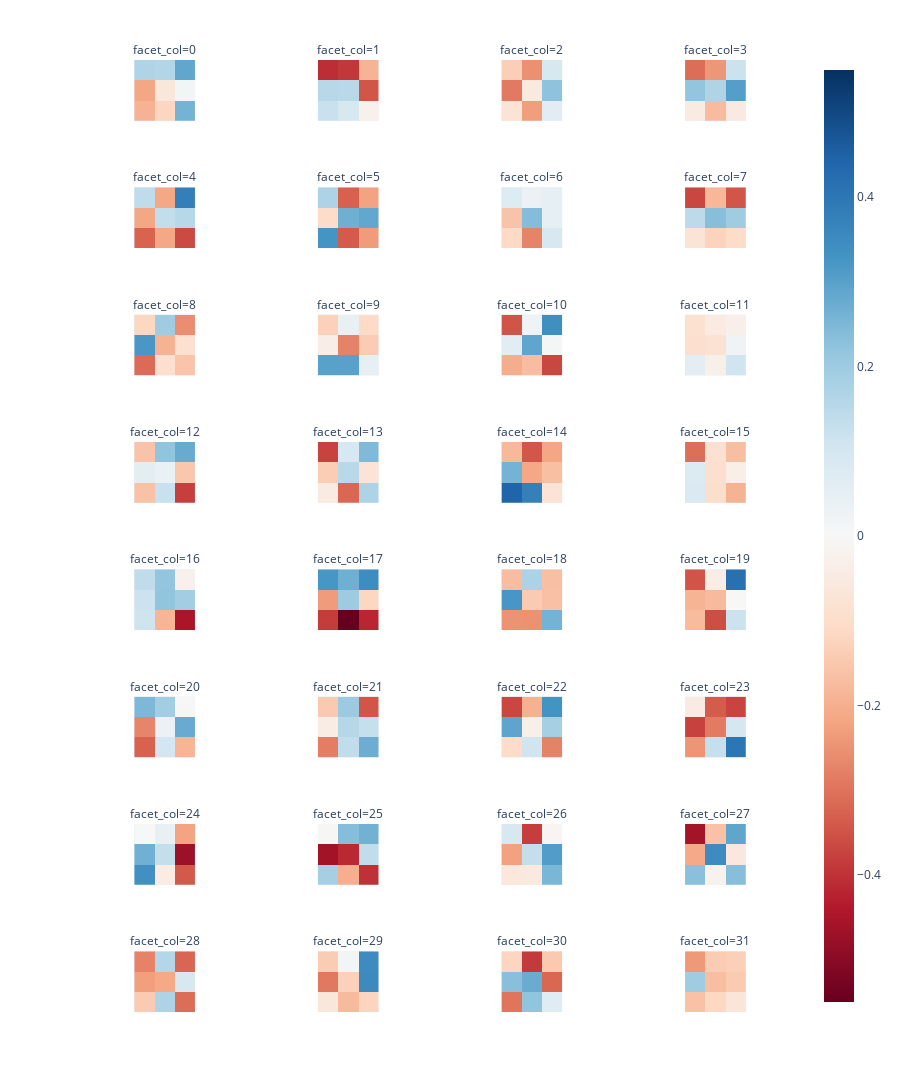

This figure's notebook cell:
### Markdown cell above
### Example of model interpretability

Display the first conv2d layer from our initial model (simpleCNN)

### Code cell
fig = px.imshow(simpleCNN_model.conv1.weight.detach().clone()[:, 0, ...].cpu().numpy(), facet_col=0, facet_col_wrap=4, height=1500, facet_col_spacing=0, facet_row_spacing=0, color_continuous_scale="RdBu", color_continuous_midpoint=0)
fig.update_xaxes(showticklabels=False).update_yaxes(showticklabels=False)

### Figure 1 — Plotly figure (JSON) as saved in the notebook; plotly's stock layout.template omitted (floating-point values rounded to 4 significant figures)
{"data": [{"coloraxis": "coloraxis", "hovertemplate": "x: %{x}<br>y: %{y}<br>color: %{z}<extra></extra>", "name": "0", "type": "heatmap", "xaxis": "x29", "yaxis": "y29", "z": [[0.1691, 0.1637, 0.289], [-0.2165, -0.06348, 0.01417], [-0.193, -0.1202, 0.2599]]}, {"coloraxis": "coloraxis", "hovertemplate": "x: %{x}<br>y: %{y}<br>color: %{z}<extra></extra>", "name": "1", "type": "heatmap", "xaxis": "x30", "yaxis": "y30", "z": [[-0.4085, -0.3909, -0.1898], [0.1543, 0.1518, -0.3446], [0.1236, 0.09196, -0.0268]]}, {"coloraxis": "coloraxis", "hovertemplate": "x: %{x}<br>y: %{y}<br>color: %{z}<extra></extra>", "name": "2", "type": "heatmap", "xaxis": "x31", "yaxis": "y31", "z": [[-0.1361, -0.2523, 0.09186], [-0.2887, -0.05669, 0.2258], [-0.07675, -0.2312, 0.06102]]}, {"coloraxis": "coloraxis", "hovertemplate": "x: %{x}<br>y: %{y}<br>color: %{z}<extra></extra>", "name": "3", "type": "heatmap", "xaxis": "x32", "yaxis": "y32", "z": [[-0.3086, -0.2417, 0.1194], [0.2174, 0.168, 0.3058], [-0.04862, -0.1757, -0.0532]]}, {"coloraxis": "coloraxis", "hovertemplate": "x: %{x}<br>y: %{y}<br>color: %{z}<extra></extra>", "name": "4", "type": "heatmap", "xaxis": "x25", "yaxis": "y25", "z": [[0.1424, -0.2141, 0.378], [-0.2167, 0.1361, 0.1558], [-0.3242, -0.2141, -0.3635]]}, {"coloraxis": "coloraxis", "hovertemplate": "x: %{x}<br>y: %{y}<br>color: %{z}<extra></extra>", "name": "5", "type": "heatmap", "xaxis": "x26", "yaxis": "y26", "z": [[0.1717, -0.3278, -0.2226], [-0.1027, 0.2693, 0.287], [0.3266, -0.3373, -0.2359]]}, {"coloraxis": "coloraxis", "hovertemplate": "x: %{x}<br>y: %{y}<br>color: %{z}<extra></extra>", "name": "6", "type": "heatmap", "xaxis": "x27", "yaxis": "y27", "z": [[0.07578, 0.03573, 0.05033], [-0.158, 0.2394, 0.05167], [-0.113, -0.2719, 0.0916]]}, {"coloraxis": "coloraxis", "hovertemplate": "x: %{x}<br>y: %{y}<br>color: %{z}<extra></extra>", "name": "7", "type": "heatmap", "xaxis": "x28", "yaxis": "y28", "z": [[-0.3679, -0.1841, -0.3457], [0.1462, 0.2348, 0.1959], [-0.07465, -0.1267, -0.1066]]}, {"coloraxis": "coloraxis", "hovertemplate": "x: %{x}<br>y: %{y}<br>color: %{z}<extra></extra>", "name": "8", "type": "heatmap", "xaxis": "x21", "yaxis": "y21", "z": [[-0.1182, 0.1967, -0.2579], [0.3209, -0.1917, -0.08767], [-0.3123, -0.09395, -0.1564]]}, {"coloraxis": "coloraxis", "hovertemplate": "x: %{x}<br>y: %{y}<br>color: %{z}<extra></extra>", "name": "9", "type": "heatmap", "xaxis": "x22", "yaxis": "y22", "z": [[-0.1313, 0.04214, -0.1083], [-0.03566, -0.2747, -0.1405], [0.3001, 0.2995, 0.04632]]}, {"coloraxis": "coloraxis", "hovertemplate": "x: %{x}<br>y: %{y}<br>color: %{z}<extra></extra>", "name": "10", "type": "heatmap", "xaxis": "x23", "yaxis": "y23", "z": [[-0.3488, 0.02409, 0.339], [0.06398, 0.2906, 0.008667], [-0.2026, -0.1724, -0.3689]]}, {"coloraxis": "coloraxis", "hovertemplate": "x: %{x}<br>y: %{y}<br>color: %{z}<extra></extra>", "name": "11", "type": "heatmap", "xaxis": "x24", "yaxis": "y24", "z": [[-0.08921, -0.0503, -0.03082], [-0.09435, -0.08323, 0.02173], [0.05901, -0.03226, 0.1095]]}, {"coloraxis": "coloraxis", "hovertemplate": "x: %{x}<br>y: %{y}<br>color: %{z}<extra></extra>", "name": "12", "type": "heatmap", "xaxis": "x17", "yaxis": "y17", "z": [[-0.1583, 0.221, 0.2786], [0.05762, 0.03905, -0.1511], [-0.1611, 0.1235, -0.3798]]}, {"coloraxis": "coloraxis", "hovertemplate": "x: %{x}<br>y: %{y}<br>color: %{z}<extra></extra>", "name": "13", "type": "heatmap", "xaxis": "x18", "yaxis": "y18", "z": [[-0.3737, 0.09414, 0.2435], [-0.1387, 0.1523, -0.07519], [-0.04718, -0.3183, 0.1728]]}, {"coloraxis": "coloraxis", "hovertemplate": "x: %{x}<br>y: %{y}<br>color: %{z}<extra></extra>", "name": "14", "type": "heatmap", "xaxis": "x19", "yaxis": "y19", "z": [[-0.1801, -0.344, -0.2169], [0.2605, -0.2134, -0.1666], [0.4432, 0.3767, -0.07699]]}, {"coloraxis": "coloraxis", "hovertemplate": "x: %{x}<br>y: %{y}<br>color: %{z}<extra></extra>", "name": "15", "type": "heatmap", "xaxis": "x20", "yaxis": "y20", "z": [[-0.3063, -0.08499, -0.1692], [0.07932, -0.09483, -0.03369], [0.08275, -0.09757, -0.1909]]}, {"coloraxis": "coloraxis", "hovertemplate": "x: %{x}<br>y: %{y}<br>color: %{z}<extra></extra>", "name": "16", "type": "heatmap", "xaxis": "x13", "yaxis": "y13", "z": [[0.1393, 0.2184, -0.0259], [0.119, 0.2207, 0.1928], [0.1139, -0.1867, -0.4521]]}, {"coloraxis": "coloraxis", "hovertemplate": "x: %{x}<br>y: %{y}<br>color: %{z}<extra></extra>", "name": "17", "type": "heatmap", "xaxis": "x14", "yaxis": "y14", "z": [[0.3238, 0.269, 0.3453], [-0.2352, 0.198, -0.1183], [-0.3849, -0.5499, -0.4195]]}, {"coloraxis": "coloraxis", "hovertemplate": "x: %{x}<br>y: %{y}<br>color: %{z}<extra></extra>", "name": "18", "type": "heatmap", "xaxis": "x15", "yaxis": "y15", "z": [[-0.1724, 0.1763, -0.1663], [0.3226, -0.1438, -0.1646], [-0.2489, -0.2503, 0.2597]]}, {"coloraxis": "coloraxis", "hovertemplate": "x: %{x}<br>y: %{y}<br>color: %{z}<extra></extra>", "name": "19", "type": "heatmap", "xaxis": "x16", "yaxis": "y16", "z": [[-0.348, -0.03941, 0.4148], [-0.1902, -0.1776, -0.001722], [-0.1755, -0.3575, 0.1188]]}, {"coloraxis": "coloraxis", "hovertemplate": "x: %{x}<br>y: %{y}<br>color: %{z}<extra></extra>", "name": "20", "type": "heatmap", "xaxis": "x9", "yaxis": "y9", "z": [[0.2477, 0.191, 0.003285], [-0.2715, 0.03423, 0.2764], [-0.3269, 0.1008, -0.1876]]}, {"coloraxis": "coloraxis", "hovertemplate": "x: %{x}<br>y: %{y}<br>color: %{z}<extra></extra>", "name": "21", "type": "heatmap", "xaxis": "x10", "yaxis": "y10", "z": [[-0.1457, 0.2038, -0.3451], [-0.04182, 0.1597, 0.1297], [-0.283, 0.1384, 0.2734]]}, {"coloraxis": "coloraxis", "hovertemplate": "x: %{x}<br>y: %{y}<br>color: %{z}<extra></extra>", "name": "22", "type": "heatmap", "xaxis": "x11", "yaxis": "y11", "z": [[-0.3694, -0.1953, 0.3303], [0.2927, -0.03152, 0.1844], [-0.1038, 0.109, -0.275]]}, {"coloraxis": "coloraxis", "hovertemplate": "x: %{x}<br>y: %{y}<br>color: %{z}<extra></extra>", "name": "23", "type": "heatmap", "xaxis": "x12", "yaxis": "y12", "z": [[-0.04555, -0.3359, -0.3723], [-0.3768, -0.2876, 0.09775], [-0.246, 0.1299, 0.401]]}, {"coloraxis": "coloraxis", "hovertemplate": "x: %{x}<br>y: %{y}<br>color: %{z}<extra></extra>", "name": "24", "type": "heatmap", "xaxis": "x5", "yaxis": "y5", "z": [[0.002791, 0.04149, -0.2209], [0.2659, 0.1328, -0.4724], [0.3373, -0.0466, -0.3386]]}, {"coloraxis": "coloraxis", "hovertemplate": "x: %{x}<br>y: %{y}<br>color: %{z}<extra></extra>", "name": "25", "type": "heatmap", "xaxis": "x6", "yaxis": "y6", "z": [[-0.00505, 0.2365, 0.2637], [-0.464, -0.4163, 0.1383], [0.1843, -0.2016, -0.4024]]}, {"coloraxis": "coloraxis", "hovertemplate": "x: %{x}<br>y: %{y}<br>color: %{z}<extra></extra>", "name": "26", "type": "heatmap", "xaxis": "x7", "yaxis": "y7", "z": [[0.09026, -0.3819, -0.01125], [-0.2251, 0.1328, 0.3107], [-0.06473, -0.05654, 0.2535]]}, {"coloraxis": "coloraxis", "hovertemplate": "x: %{x}<br>y: %{y}<br>color: %{z}<extra></extra>", "name": "27", "type": "heatmap", "xaxis": "x8", "yaxis": "y8", "z": [[-0.4603, -0.1629, 0.2913], [-0.2111, 0.3483, -0.05806], [0.2307, -0.01837, 0.2351]]}, {"coloraxis": "coloraxis", "hovertemplate": "x: %{x}<br>y: %{y}<br>color: %{z}<extra></extra>", "name": "28", "type": "heatmap", "xaxis": "x", "yaxis": "y", "z": [[-0.2765, 0.1618, -0.3205], [-0.2294, -0.2125, 0.08927], [-0.1427, 0.1706, -0.3085]]}, {"coloraxis": "coloraxis", "hovertemplate": "x: %{x}<br>y: %{y}<br>color: %{z}<extra></extra>", "name": "29", "type": "heatmap", "xaxis": "x2", "yaxis": "y2", "z": [[-0.1411, 0.0146, 0.3491], [-0.2909, -0.13, 0.351], [-0.06228, -0.1762, -0.1214]]}, {"coloraxis": "coloraxis", "hovertemplate": "x: %{x}<br>y: %{y}<br>color: %{z}<extra></extra>", "name": "30", "type": "heatmap", "xaxis": "x3", "yaxis": "y3", "z": [[-0.1208, -0.3882, -0.1461], [0.2328, 0.276, -0.3191], [-0.2963, 0.2209, 0.06786]]}, {"coloraxis": "coloraxis", "hovertemplate": "x: %{x}<br>y: %{y}<br>color: %{z}<extra></extra>", "name": "31", "type": "heatmap", "xaxis": "x4", "yaxis": "y4", "z": [[-0.2392, -0.1413, -0.1337], [0.1948, -0.1682, -0.1456], [-0.1622, -0.1151, -0.07091]]}], "layout": {"annotations": [{"font": {}, "showarrow": false, "text": "facet_col=28", "x": 0.1175, "xanchor": "center", "xref": "paper", "y": 0.06375, "yanchor": "bottom", "yref": "paper"}, {"font": {}, "showarrow": false, "text": "facet_col=29", "x": 0.3725, "xanchor": "center", "xref": "paper", "y": 0.06375, "yanchor": "bottom", "yref": "paper"}, {"font": {}, "showarrow": false, "text": "facet_col=30", "x": 0.6275, "xanchor": "center", "xref": "paper", "y": 0.06375, "yanchor": "bottom", "yref": "paper"}, {"font": {}, "showarrow": false, "text": "facet_col=31", "x": 0.8825, "xanchor": "center", "xref": "paper", "y": 0.06375, "yanchor": "bottom", "yref": "paper"}, {"font": {}, "showarrow": false, "text": "facet_col=24", "x": 0.1175, "xanchor": "center", "xref": "paper", "y": 0.1975, "yanchor": "bottom", "yref": "paper"}, {"font": {}, "showarrow": false, "text": "facet_col=25", "x": 0.3725, "xanchor": "center", "xref": "paper", "y": 0.1975, "yanchor": "bottom", "yref": "paper"}, {"font": {}, "showarrow": false, "text": "facet_col=26", "x": 0.6275, "xanchor": "center", "xref": "paper", "y": 0.1975, "yanchor": "bottom", "yref": "paper"}, {"font": {}, "showarrow": false, "text": "facet_col=27", "x": 0.8825, "xanchor": "center", "xref": "paper", "y": 0.1975, "yanchor": "bottom", "yref": "paper"}, {"font": {}, "showarrow": false, "text": "facet_col=20", "x": 0.1175, "xanchor": "center", "xref": "paper", "y": 0.3313, "yanchor": "bottom", "yref": "paper"}, {"font": {}, "showarrow": false, "text": "facet_col=21", "x": 0.3725, "xanchor": "center", "xref": "paper", "y": 0.3313, "yanchor": "bottom", "yref": "paper"}, {"font": {}, "showarrow": false, "text": "facet_col=22", "x": 0.6275, "xanchor": "center", "xref": "paper", "y": 0.3313, "yanchor": "bottom", "yref": "paper"}, {"font": {}, "showarrow": false, "text": "facet_col=23", "x": 0.8825, "xanchor": "center", "xref": "paper", "y": 0.3313, "yanchor": "bottom", "yref": "paper"}, {"font": {}, "showarrow": false, "text": "facet_col=16", "x": 0.1175, "xanchor": "center", "xref": "paper", "y": 0.465, "yanchor": "bottom", "yref": "paper"}, {"font": {}, "showarrow": false, "text": "facet_col=17", "x": 0.3725, "xanchor": "center", "xref": "paper", "y": 0.465, "yanchor": "bottom", "yref": "paper"}, {"font": {}, "showarrow": false, "text": "facet_col=18", "x": 0.6275, "xanchor": "center", "xref": "paper", "y": 0.465, "yanchor": "bottom", "yref": "paper"}, {"font": {}, "showarrow": false, "text": "facet_col=19", "x": 0.8825, "xanchor": "center", "xref": "paper", "y": 0.465, "yanchor": "bottom", "yref": "paper"}, {"font": {}, "showarrow": false, "text": "facet_col=12", "x": 0.1175, "xanchor": "center", "xref": "paper", "y": 0.5988, "yanchor": "bottom", "yref": "paper"}, {"font": {}, "showarrow": false, "text": "facet_col=13", "x": 0.3725, "xanchor": "center", "xref": "paper", "y": 0.5988, "yanchor": "bottom", "yref": "paper"}, {"font": {}, "showarrow": false, "text": "facet_col=14", "x": 0.6275, "xanchor": "center", "xref": "paper", "y": 0.5988, "yanchor": "bottom", "yref": "paper"}, {"font": {}, "showarrow": false, "text": "facet_col=15", "x": 0.8825, "xanchor": "center", "xref": "paper", "y": 0.5988, "yanchor": "bottom", "yref": "paper"}, {"font": {}, "showarrow": false, "text": "facet_col=8", "x": 0.1175, "xanchor": "center", "xref": "paper", "y": 0.7325, "yanchor": "bottom", "yref": "paper"}, {"font": {}, "showarrow": false, "text": "facet_col=9", "x": 0.3725, "xanchor": "center", "xref": "paper", "y": 0.7325, "yanchor": "bottom", "yref": "paper"}, {"font": {}, "showarrow": false, "text": "facet_col=10", "x": 0.6275, "xanchor": "center", "xref": "paper", "y": 0.7325, "yanchor": "bottom", "yref": "paper"}, {"font": {}, "showarrow": false, "text": "facet_col=11", "x": 0.8825, "xanchor": "center", "xref": "paper", "y": 0.7325, "yanchor": "bottom", "yref": "paper"}, {"font": {}, "showarrow": false, "text": "facet_col=4", "x": 0.1175, "xanchor": "center", "xref": "paper", "y": 0.8662, "yanchor": "bottom", "yref": "paper"}, {"font": {}, "showarrow": false, "text": "facet_col=5", "x": 0.3725, "xanchor": "center", "xref": "paper", "y": 0.8662, "yanchor": "bottom", "yref": "paper"}, {"font": {}, "showarrow": false, "text": "facet_col=6", "x": 0.6275, "xanchor": "center", "xref": "paper", "y": 0.8662, "yanchor": "bottom", "yref": "paper"}, {"font": {}, "showarrow": false, "text": "facet_col=7", "x": 0.8825, "xanchor": "center", "xref": "paper", "y": 0.8662, "yanchor": "bottom", "yref": "paper"}, {"font": {}, "showarrow": false, "text": "facet_col=0", "x": 0.1175, "xanchor": "center", "xref": "paper", "y": 1, "yanchor": "bottom", "yref": "paper"}, {"font": {}, "showarrow": false, "text": "facet_col=1", "x": 0.3725, "xanchor": "center", "xref": "paper", "y": 1, "yanchor": "bottom", "yref": "paper"}, {"font": {}, "showarrow": false, "text": "facet_col=2", "x": 0.6275, "xanchor": "center", "xref": "paper", "y": 1, "yanchor": "bottom", "yref": "paper"}, {"font": {}, "showarrow": false, "text": "facet_col=3", "x": 0.8825, "xanchor": "center", "xref": "paper", "y": 1, "yanchor": "bottom", "yref": "paper"}], "coloraxis": {"cmid": 0, "colorscale": [[0, "rgb(103,0,31)"], [0.1, "rgb(178,24,43)"], [0.2, "rgb(214,96,77)"], [0.3, "rgb(244,165,130)"], [0.4, "rgb(253,219,199)"], [0.5, "rgb(247,247,247)"], [0.6, "rgb(209,229,240)"], [0.7, "rgb(146,197,222)"], [0.8, "rgb(67,147,195)"], [0.9, "rgb(33,102,172)"], [1, "rgb(5,48,97)"]]}, "height": 1500, "margin": {"t": 60}, "xaxis": {"anchor": "y", "constrain": "domain", "domain": [0, 0.235], "scaleanchor": "y", "showticklabels": false}, "xaxis10": {"anchor": "y10", "domain": [0.255, 0.49], "matches": "x", "showticklabels": false}, "xaxis11": {"anchor": "y11", "domain": [0.51, 0.745], "matches": "x", "showticklabels": false}, "xaxis12": {"anchor": "y12", "domain": [0.765, 1.0], "matches": "x", "showticklabels": false}, "xaxis13": {"anchor": "y13", "domain": [0, 0.235], "matches": "x", "showticklabels": false}, "xaxis14": {"anchor": "y14", "domain": [0.255, 0.49], "matches": "x", "showticklabels": false}, "xaxis15": {"anchor": "y15", "domain": [0.51, 0.745], "matches": "x", "showticklabels": false}, "xaxis16": {"anchor": "y16", "domain": [0.765, 1.0], "matches": "x", "showticklabels": false}, "xaxis17": {"anchor": "y17", "domain": [0, 0.235], "matches": "x", "showticklabels": false}, "xaxis18": {"anchor": "y18", "domain": [0.255, 0.49], "matches": "x", "showticklabels": false}, "xaxis19": {"anchor": "y19", "domain": [0.51, 0.745], "matches": "x", "showticklabels": false}, "xaxis2": {"anchor": "y2", "domain": [0.255, 0.49], "matches": "x", "showticklabels": false}, "xaxis20": {"anchor": "y20", "domain": [0.765, 1.0], "matches": "x", "showticklabels": false}, "xaxis21": {"anchor": "y21", "domain": [0, 0.235], "matches": "x", "showticklabels": false}, "xaxis22": {"anchor": "y22", "domain": [0.255, 0.49], "matches": "x", "showticklabels": false}, "xaxis23": {"anchor": "y23", "domain": [0.51, 0.745], "matches": "x", "showticklabels": false}, "xaxis24": {"anchor": "y24", "domain": [0.765, 1.0], "matches": "x", "showticklabels": false}, "xaxis25": {"anchor": "y25", "domain": [0, 0.235], "matches": "x", "showticklabels": false}, "xaxis26": {"anchor": "y26", "domain": [0.255, 0.49], "matches": "x", "showticklabels": false}, "xaxis27": {"anchor": "y27", "domain": [0.51, 0.745], "matches": "x", "showticklabels": false}, "xaxis28": {"anchor": "y28", "domain": [0.765, 1.0], "matches": "x", "showticklabels": false}, "xaxis29": {"anchor": "y29", "domain": [0, 0.235], "matches": "x", "showticklabels": false}, "xaxis3": {"anchor": "y3", "domain": [0.51, 0.745], "matches": "x", "showticklabels": false}, "xaxis30": {"anchor": "y30", "domain": [0.255, 0.49], "matches": "x", "showticklabels": false}, "xaxis31": {"anchor": "y31", "domain": [0.51, 0.745], "matches": "x", "showticklabels": false}, "xaxis32": {"anchor": "y32", "domain": [0.765, 1.0], "matches": "x", "showticklabels": false}, "xaxis4": {"anchor": "y4", "domain": [0.765, 1.0], "matches": "x", "showticklabels": false}, "xaxis5": {"anchor": "y5", "domain": [0, 0.235], "matches": "x", "showticklabels": false}, "xaxis6": {"anchor": "y6", "domain": [0.255, 0.49], "matches": "x", "showticklabels": false}, "xaxis7": {"anchor": "y7", "domain": [0.51, 0.745], "matches": "x", "showticklabels": false}, "xaxis8": {"anchor": "y8", "domain": [0.765, 1.0], "matches": "x", "showticklabels": false}, "xaxis9": {"anchor": "y9", "domain": [0, 0.235], "matches": "x", "showticklabels": false}, "yaxis": {"anchor": "x", "autorange": "reversed", "constrain": "domain", "domain": [0, 0.06375], "showticklabels": false}, "yaxis10": {"anchor": "x10", "domain": [0.2675, 0.3313], "matches": "y", "showticklabels": false}, "yaxis11": {"anchor": "x11", "domain": [0.2675, 0.3313], "matches": "y", "showticklabels": false}, "yaxis12": {"anchor": "x12", "domain": [0.2675, 0.3313], "matches": "y", "showticklabels": false}, "yaxis13": {"anchor": "x13", "domain": [0.4012, 0.465], "matches": "y", "showticklabels": false}, "yaxis14": {"anchor": "x14", "domain": [0.4012, 0.465], "matches": "y", "showticklabels": false}, "yaxis15": {"anchor": "x15", "domain": [0.4012, 0.465], "matches": "y", "showticklabels": false}, "yaxis16": {"anchor": "x16", "domain": [0.4012, 0.465], "matches": "y", "showticklabels": false}, "yaxis17": {"anchor": "x17", "domain": [0.535, 0.5988], "matches": "y", "showticklabels": false}, "yaxis18": {"anchor": "x18", "domain": [0.535, 0.5988], "matches": "y", "showticklabels": false}, "yaxis19": {"anchor": "x19", "domain": [0.535, 0.5988], "matches": "y", "showticklabels": false}, "yaxis2": {"anchor": "x2", "domain": [0, 0.06375], "matches": "y", "showticklabels": false}, "yaxis20": {"anchor": "x20", "domain": [0.535, 0.5988], "matches": "y", "showticklabels": false}, "yaxis21": {"anchor": "x21", "domain": [0.6687, 0.7325], "matches": "y", "showticklabels": false}, "yaxis22": {"anchor": "x22", "domain": [0.6687, 0.7325], "matches": "y", "showticklabels": false}, "yaxis23": {"anchor": "x23", "domain": [0.6687, 0.7325], "matches": "y", "showticklabels": false}, "yaxis24": {"anchor": "x24", "domain": [0.6687, 0.7325], "matches": "y", "showticklabels": false}, "yaxis25": {"anchor": "x25", "domain": [0.8025, 0.8662], "matches": "y", "showticklabels": false}, "yaxis26": {"anchor": "x26", "domain": [0.8025, 0.8662], "matches": "y", "showticklabels": false}, "yaxis27": {"anchor": "x27", "domain": [0.8025, 0.8662], "matches": "y", "showticklabels": false}, "yaxis28": {"anchor": "x28", "domain": [0.8025, 0.8662], "matches": "y", "showticklabels": false}, "yaxis29": {"anchor": "x29", "domain": [0.9363, 1], "matches": "y", "showticklabels": false}, "yaxis3": {"anchor": "x3", "domain": [0, 0.06375], "matches": "y", "showticklabels": false}, "yaxis30": {"anchor": "x30", "domain": [0.9363, 1], "matches": "y", "showticklabels": false}, "yaxis31": {"anchor": "x31", "domain": [0.9363, 1], "matches": "y", "showticklabels": false}, "yaxis32": {"anchor": "x32", "domain": [0.9363, 1], "matches": "y", "showticklabels": false}, "yaxis4": {"anchor": "x4", "domain": [0, 0.06375], "matches": "y", "showticklabels": false}, "yaxis5": {"anchor": "x5", "domain": [0.1338, 0.1975], "matches": "y", "showticklabels": false}, "yaxis6": {"anchor": "x6", "domain": [0.1338, 0.1975], "matches": "y", "showticklabels": false}, "yaxis7": {"anchor": "x7", "domain": [0.1338, 0.1975], "matches": "y", "showticklabels": false}, "yaxis8": {"anchor": "x8", "domain": [0.1338, 0.1975], "matches": "y", "showticklabels": false}, "yaxis9": {"anchor": "x9", "domain": [0.2675, 0.3313], "matches": "y", "showticklabels": false}}}
